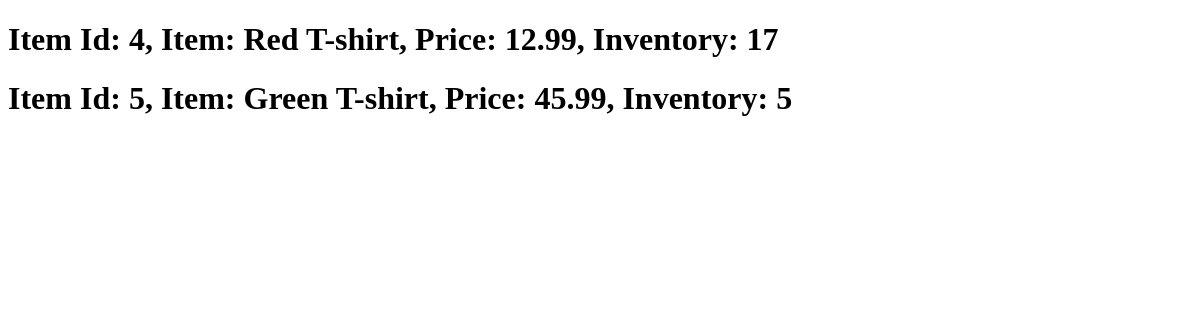
Page /stock/ on the earlier database version.
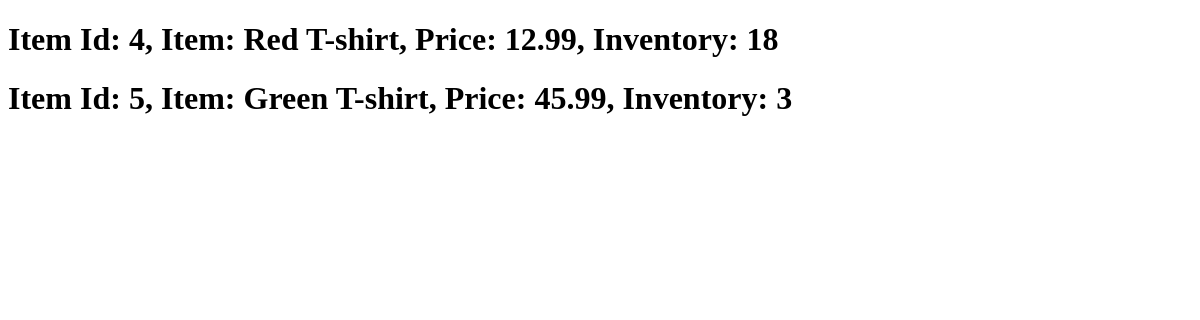
Same page on the later database version.
### lite_models/models.py (models this page shows)
class Tshirt(models.Model):
    tshirt_id = models.AutoField(primary_key=True)
    tshirt_name = models.CharField(max_length=30)
    price = models.FloatField(validators=[MinValueValidator(0.0)])
    inventory = models.PositiveIntegerField(default=0)
    def __str__(self) -> str:
        return f'Item Id: {self.tshirt_id}, Item: {self.tshirt_name}, Price: {self.price}, Inventory: {self.inventory}'

### transaction/views.py (the view)
# urls.py: path('stock/', views.stock, name='stock'),
def stock(request: HttpRequest) -> HttpRequest:
    context = {'inventory': list(Tshirt.objects.all())}
    return render(request, 'transaction/stock.html', context=context)

### transaction/templates/transaction/stock.html (shortened to what this page needs)
<!DOCTYPE html>
{% load static %}
<html>
<head>
</head>
<body>
  <main>
    {% for value in inventory%}
      <h1>{{value}}</h1>
    {% endfor %}
  </main>
</body>
</html>

Differences in the rows shown:
changed Tshirt: tshirt_id+tshirt_name+price "Item Id: 4, Item: Red T-shirt, Price: 12.99, Inventory: 17" → "Item Id: 4, Item: Red T-shirt, Price: 12.99, Inventory: 18"
changed Tshirt: tshirt_id+tshirt_name+price "Item Id: 5, Item: Green T-shirt, Price: 45.99, Inventory: 5" → "Item Id: 5, Item: Green T-shirt, Price: 45.99, Inventory: 3"
